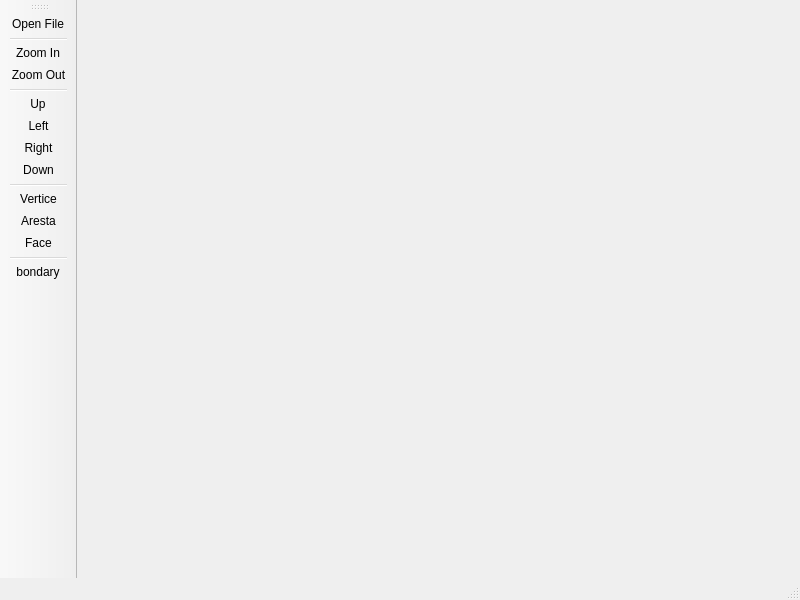
<?xml version="1.0" encoding="UTF-8"?>
<ui version="4.0">
 <class>MainWindow</class>
 <widget class="QMainWindow" name="MainWindow">
  <property name="geometry">
   <rect>
    <x>0</x>
    <y>0</y>
    <width>800</width>
    <height>600</height>
   </rect>
  </property>
  <property name="windowTitle">
   <string>Vizualizador de malha com Half-Edge</string>
  </property>
  <widget class="QWidget" name="centralwidget"/>
  <widget class="QMenuBar" name="menubar">
   <property name="geometry">
    <rect>
     <x>0</x>
     <y>0</y>
     <width>800</width>
     <height>22</height>
    </rect>
   </property>
  </widget>
  <widget class="QStatusBar" name="statusbar"/>
  <widget class="QToolBar" name="toolBar">
   <property name="windowTitle">
    <string>toolBar</string>
   </property>
   <attribute name="toolBarArea">
    <enum>LeftToolBarArea</enum>
   </attribute>
   <attribute name="toolBarBreak">
    <bool>false</bool>
   </attribute>
   <addaction name="actionOpen_File"/>
   <addaction name="separator"/>
   <addaction name="actionZoom_In"/>
   <addaction name="actionZoom_Out"/>
   <addaction name="separator"/>
   <addaction name="actionUp"/>
   <addaction name="actionLeft"/>
   <addaction name="actionRight"/>
   <addaction name="actionDown"/>
   <addaction name="separator"/>
   <addaction name="actionVertice"/>
   <addaction name="actionAresta"/>
   <addaction name="actionFace"/>
   <addaction name="separator"/>
   <addaction name="actionBondary"/>
  </widget>
  <action name="actionOpen_File">
   <property name="icon">
    <iconset resource="../trab2FT.qrc">
     <normaloff>:/open</normaloff>:/open</iconset>
   </property>
   <property name="text">
    <string>Open File</string>
   </property>
   <property name="shortcut">
    <string>Ctrl+F</string>
   </property>
  </action>
  <action name="actionZoom_In">
   <property name="icon">
    <iconset resource="../trab2FT.qrc">
     <normaloff>:/zoom-in</normaloff>:/zoom-in</iconset>
   </property>
   <property name="text">
    <string>Zoom In</string>
   </property>
   <property name="shortcut">
    <string>Ctrl+I</string>
   </property>
  </action>
  <action name="actionZoom_Out">
   <property name="icon">
    <iconset resource="../trab2FT.qrc">
     <normaloff>:/zoom-out</normaloff>:/zoom-out</iconset>
   </property>
   <property name="text">
    <string>Zoom Out</string>
   </property>
   <property name="shortcut">
    <string>Ctrl+O</string>
   </property>
  </action>
  <action name="actionUp">
   <property name="icon">
    <iconset resource="../trab2FT.qrc">
     <normaloff>:/arrow-up</normaloff>:/arrow-up</iconset>
   </property>
   <property name="text">
    <string>Up</string>
   </property>
   <property name="shortcut">
    <string>Ctrl+Up</string>
   </property>
  </action>
  <action name="actionLeft">
   <property name="icon">
    <iconset resource="../trab2FT.qrc">
     <normaloff>:/arrow-left</normaloff>:/arrow-left</iconset>
   </property>
   <property name="text">
    <string>Left</string>
   </property>
   <property name="shortcut">
    <string>Ctrl+Left</string>
   </property>
  </action>
  <action name="actionRight">
   <property name="icon">
    <iconset resource="../trab2FT.qrc">
     <normaloff>:/arrow-rigth</normaloff>:/arrow-rigth</iconset>
   </property>
   <property name="text">
    <string>Right</string>
   </property>
   <property name="shortcut">
    <string>Ctrl+Right</string>
   </property>
  </action>
  <action name="actionDown">
   <property name="icon">
    <iconset resource="../trab2FT.qrc">
     <normaloff>:/arrow-down</normaloff>:/arrow-down</iconset>
   </property>
   <property name="text">
    <string>Down</string>
   </property>
   <property name="shortcut">
    <string>Ctrl+Down</string>
   </property>
  </action>
  <action name="actionVertice">
   <property name="icon">
    <iconset resource="../trab2FT.qrc">
     <normaloff>:/vertice</normaloff>:/vertice</iconset>
   </property>
   <property name="text">
    <string>Vertice</string>
   </property>
  </action>
  <action name="actionAresta">
   <property name="icon">
    <iconset resource="../trab2FT.qrc">
     <normaloff>:/aresta</normaloff>:/aresta</iconset>
   </property>
   <property name="text">
    <string>Aresta</string>
   </property>
  </action>
  <action name="actionFace">
   <property name="icon">
    <iconset resource="../trab2FT.qrc">
     <normaloff>:/face</normaloff>:/face</iconset>
   </property>
   <property name="text">
    <string>Face</string>
   </property>
  </action>
  <action name="actionConvex_Hull">
   <property name="icon">
    <iconset resource="../trab2FT.qrc">
     <normaloff>:/convexhull</normaloff>:/convexhull</iconset>
   </property>
   <property name="text">
    <string>Convex Hull</string>
   </property>
   <property name="shortcut">
    <string>Ctrl+H</string>
   </property>
  </action>
  <action name="actionBondary">
   <property name="checkable">
    <bool>true</bool>
   </property>
   <property name="icon">
    <iconset>
     <normalon>:/bond</normalon>
    </iconset>
   </property>
   <property name="text">
    <string>bondary</string>
   </property>
  </action>
 </widget>
 <resources>
  <include location="../trab2FT.qrc"/>
 </resources>
 <connections/>
</ui>
